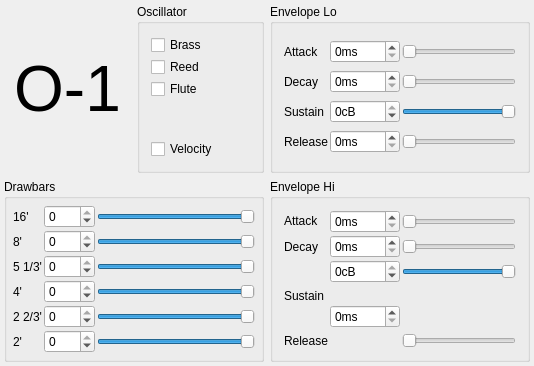
<?xml version="1.0" encoding="UTF-8"?>
<ui version="4.0">
 <class>OrganGuiBase</class>
 <widget class="QWidget" name="OrganGuiBase">
  <property name="geometry">
   <rect>
    <x>0</x>
    <y>0</y>
    <width>534</width>
    <height>366</height>
   </rect>
  </property>
  <property name="sizePolicy">
   <sizepolicy hsizetype="Expanding" vsizetype="Preferred">
    <horstretch>0</horstretch>
    <verstretch>0</verstretch>
   </sizepolicy>
  </property>
  <property name="windowTitle">
   <string>MusE: Organ</string>
  </property>
  <layout class="QGridLayout">
   <property name="margin">
    <number>4</number>
   </property>
   <property name="spacing">
    <number>6</number>
   </property>
   <item row="1" column="0">
    <widget class="QGroupBox" name="GroupBox1">
     <property name="sizePolicy">
      <sizepolicy hsizetype="Expanding" vsizetype="Expanding">
       <horstretch>0</horstretch>
       <verstretch>0</verstretch>
      </sizepolicy>
     </property>
     <property name="title">
      <string>Drawbars</string>
     </property>
     <layout class="QGridLayout">
      <property name="margin">
       <number>6</number>
      </property>
      <property name="spacing">
       <number>2</number>
      </property>
      <item row="0" column="0">
       <widget class="QLabel" name="TextLabel1">
        <property name="text">
         <string>16'</string>
        </property>
        <property name="wordWrap">
         <bool>false</bool>
        </property>
       </widget>
      </item>
      <item row="3" column="0">
       <widget class="QLabel" name="TextLabel4">
        <property name="text">
         <string>4'</string>
        </property>
        <property name="wordWrap">
         <bool>false</bool>
        </property>
       </widget>
      </item>
      <item row="4" column="0">
       <widget class="QLabel" name="TextLabel5">
        <property name="text">
         <string>2 2/3'</string>
        </property>
        <property name="wordWrap">
         <bool>false</bool>
        </property>
       </widget>
      </item>
      <item row="5" column="0">
       <widget class="QLabel" name="TextLabel6">
        <property name="text">
         <string>2'</string>
        </property>
        <property name="wordWrap">
         <bool>false</bool>
        </property>
       </widget>
      </item>
      <item row="2" column="0">
       <widget class="QLabel" name="TextLabel2">
        <property name="text">
         <string>5 1/3'</string>
        </property>
        <property name="wordWrap">
         <bool>false</bool>
        </property>
       </widget>
      </item>
      <item row="1" column="0">
       <widget class="QLabel" name="TextLabel3">
        <property name="text">
         <string>8'</string>
        </property>
        <property name="wordWrap">
         <bool>false</bool>
        </property>
       </widget>
      </item>
      <item row="1" column="2">
       <widget class="QSlider" name="p2">
        <property name="minimum">
         <number>-960</number>
        </property>
        <property name="maximum">
         <number>0</number>
        </property>
        <property name="pageStep">
         <number>1</number>
        </property>
        <property name="orientation">
         <enum>Qt::Horizontal</enum>
        </property>
        <property name="tickPosition">
         <enum>QSlider::NoTicks</enum>
        </property>
        <property name="tickInterval">
         <number>10</number>
        </property>
       </widget>
      </item>
      <item row="2" column="2">
       <widget class="QSlider" name="p3">
        <property name="minimum">
         <number>-960</number>
        </property>
        <property name="maximum">
         <number>0</number>
        </property>
        <property name="pageStep">
         <number>1</number>
        </property>
        <property name="orientation">
         <enum>Qt::Horizontal</enum>
        </property>
        <property name="tickPosition">
         <enum>QSlider::NoTicks</enum>
        </property>
        <property name="tickInterval">
         <number>10</number>
        </property>
       </widget>
      </item>
      <item row="3" column="2">
       <widget class="QSlider" name="p4">
        <property name="minimum">
         <number>-960</number>
        </property>
        <property name="maximum">
         <number>0</number>
        </property>
        <property name="pageStep">
         <number>1</number>
        </property>
        <property name="orientation">
         <enum>Qt::Horizontal</enum>
        </property>
        <property name="tickPosition">
         <enum>QSlider::NoTicks</enum>
        </property>
        <property name="tickInterval">
         <number>10</number>
        </property>
       </widget>
      </item>
      <item row="4" column="2">
       <widget class="QSlider" name="p5">
        <property name="minimum">
         <number>-960</number>
        </property>
        <property name="maximum">
         <number>0</number>
        </property>
        <property name="pageStep">
         <number>1</number>
        </property>
        <property name="orientation">
         <enum>Qt::Horizontal</enum>
        </property>
        <property name="tickPosition">
         <enum>QSlider::NoTicks</enum>
        </property>
        <property name="tickInterval">
         <number>10</number>
        </property>
       </widget>
      </item>
      <item row="5" column="2">
       <widget class="QSlider" name="p6">
        <property name="minimum">
         <number>-960</number>
        </property>
        <property name="maximum">
         <number>0</number>
        </property>
        <property name="pageStep">
         <number>1</number>
        </property>
        <property name="orientation">
         <enum>Qt::Horizontal</enum>
        </property>
        <property name="tickPosition">
         <enum>QSlider::NoTicks</enum>
        </property>
        <property name="tickInterval">
         <number>10</number>
        </property>
       </widget>
      </item>
      <item row="0" column="2">
       <widget class="QSlider" name="p1">
        <property name="sizePolicy">
         <sizepolicy hsizetype="Expanding" vsizetype="Fixed">
          <horstretch>0</horstretch>
          <verstretch>0</verstretch>
         </sizepolicy>
        </property>
        <property name="minimum">
         <number>-960</number>
        </property>
        <property name="maximum">
         <number>0</number>
        </property>
        <property name="pageStep">
         <number>1</number>
        </property>
        <property name="orientation">
         <enum>Qt::Horizontal</enum>
        </property>
        <property name="tickPosition">
         <enum>QSlider::NoTicks</enum>
        </property>
        <property name="tickInterval">
         <number>10</number>
        </property>
       </widget>
      </item>
      <item row="0" column="1">
       <widget class="QSpinBox" name="lcd1">
        <property name="minimum">
         <number>-960</number>
        </property>
        <property name="maximum">
         <number>0</number>
        </property>
       </widget>
      </item>
      <item row="1" column="1">
       <widget class="QSpinBox" name="lcd2">
        <property name="minimum">
         <number>-960</number>
        </property>
        <property name="maximum">
         <number>0</number>
        </property>
        <property name="singleStep">
         <number>10</number>
        </property>
       </widget>
      </item>
      <item row="2" column="1">
       <widget class="QSpinBox" name="lcd3">
        <property name="minimum">
         <number>-960</number>
        </property>
        <property name="maximum">
         <number>0</number>
        </property>
        <property name="singleStep">
         <number>10</number>
        </property>
       </widget>
      </item>
      <item row="3" column="1">
       <widget class="QSpinBox" name="lcd4">
        <property name="minimum">
         <number>-960</number>
        </property>
        <property name="maximum">
         <number>0</number>
        </property>
        <property name="singleStep">
         <number>10</number>
        </property>
       </widget>
      </item>
      <item row="4" column="1">
       <widget class="QSpinBox" name="lcd5">
        <property name="minimum">
         <number>-960</number>
        </property>
        <property name="maximum">
         <number>0</number>
        </property>
        <property name="singleStep">
         <number>10</number>
        </property>
       </widget>
      </item>
      <item row="5" column="1">
       <widget class="QSpinBox" name="lcd6">
        <property name="minimum">
         <number>-960</number>
        </property>
        <property name="maximum">
         <number>0</number>
        </property>
        <property name="singleStep">
         <number>10</number>
        </property>
       </widget>
      </item>
     </layout>
    </widget>
   </item>
   <item row="1" column="1">
    <widget class="QGroupBox" name="GroupBox4">
     <property name="sizePolicy">
      <sizepolicy hsizetype="Expanding" vsizetype="Expanding">
       <horstretch>0</horstretch>
       <verstretch>0</verstretch>
      </sizepolicy>
     </property>
     <property name="title">
      <string>Envelope Hi</string>
     </property>
     <layout class="QGridLayout">
      <property name="margin">
       <number>11</number>
      </property>
      <property name="spacing">
       <number>2</number>
      </property>
      <item row="4" column="0">
       <widget class="QLabel" name="TextLabel14">
        <property name="text">
         <string>Release</string>
        </property>
        <property name="wordWrap">
         <bool>false</bool>
        </property>
       </widget>
      </item>
      <item row="2" column="0" rowspan="2">
       <widget class="QLabel" name="TextLabel13">
        <property name="text">
         <string>Sustain</string>
        </property>
        <property name="wordWrap">
         <bool>false</bool>
        </property>
       </widget>
      </item>
      <item row="1" column="0">
       <widget class="QLabel" name="TextLabel12">
        <property name="text">
         <string>Decay</string>
        </property>
        <property name="wordWrap">
         <bool>false</bool>
        </property>
       </widget>
      </item>
      <item row="0" column="0">
       <widget class="QLabel" name="TextLabel11">
        <property name="sizePolicy">
         <sizepolicy hsizetype="Preferred" vsizetype="Maximum">
          <horstretch>0</horstretch>
          <verstretch>0</verstretch>
         </sizepolicy>
        </property>
        <property name="text">
         <string>Attack</string>
        </property>
        <property name="wordWrap">
         <bool>false</bool>
        </property>
       </widget>
      </item>
      <item row="4" column="2">
       <widget class="QSlider" name="p14">
        <property name="maximum">
         <number>500</number>
        </property>
        <property name="pageStep">
         <number>1</number>
        </property>
        <property name="orientation">
         <enum>Qt::Horizontal</enum>
        </property>
        <property name="tickPosition">
         <enum>QSlider::NoTicks</enum>
        </property>
        <property name="tickInterval">
         <number>50</number>
        </property>
       </widget>
      </item>
      <item row="2" column="2">
       <widget class="QSlider" name="p13">
        <property name="minimum">
         <number>-960</number>
        </property>
        <property name="maximum">
         <number>0</number>
        </property>
        <property name="pageStep">
         <number>1</number>
        </property>
        <property name="orientation">
         <enum>Qt::Horizontal</enum>
        </property>
        <property name="tickPosition">
         <enum>QSlider::NoTicks</enum>
        </property>
        <property name="tickInterval">
         <number>10</number>
        </property>
       </widget>
      </item>
      <item row="1" column="2">
       <widget class="QSlider" name="p12">
        <property name="maximum">
         <number>5000</number>
        </property>
        <property name="pageStep">
         <number>1</number>
        </property>
        <property name="orientation">
         <enum>Qt::Horizontal</enum>
        </property>
        <property name="tickPosition">
         <enum>QSlider::NoTicks</enum>
        </property>
        <property name="tickInterval">
         <number>500</number>
        </property>
       </widget>
      </item>
      <item row="0" column="1">
       <widget class="QSpinBox" name="lcd11">
        <property name="sizePolicy">
         <sizepolicy hsizetype="Preferred" vsizetype="Fixed">
          <horstretch>0</horstretch>
          <verstretch>0</verstretch>
         </sizepolicy>
        </property>
        <property name="suffix">
         <string>ms</string>
        </property>
        <property name="maximum">
         <number>500</number>
        </property>
       </widget>
      </item>
      <item row="0" column="2">
       <widget class="QSlider" name="p11">
        <property name="sizePolicy">
         <sizepolicy hsizetype="Expanding" vsizetype="Fixed">
          <horstretch>0</horstretch>
          <verstretch>0</verstretch>
         </sizepolicy>
        </property>
        <property name="maximum">
         <number>500</number>
        </property>
        <property name="pageStep">
         <number>1</number>
        </property>
        <property name="orientation">
         <enum>Qt::Horizontal</enum>
        </property>
        <property name="tickPosition">
         <enum>QSlider::NoTicks</enum>
        </property>
        <property name="tickInterval">
         <number>50</number>
        </property>
       </widget>
      </item>
      <item row="1" column="1">
       <widget class="QSpinBox" name="lcd12">
        <property name="sizePolicy">
         <sizepolicy hsizetype="Preferred" vsizetype="Fixed">
          <horstretch>0</horstretch>
          <verstretch>0</verstretch>
         </sizepolicy>
        </property>
        <property name="suffix">
         <string>ms</string>
        </property>
        <property name="maximum">
         <number>5000</number>
        </property>
       </widget>
      </item>
      <item row="2" column="1">
       <widget class="QSpinBox" name="lcd13">
        <property name="sizePolicy">
         <sizepolicy hsizetype="Preferred" vsizetype="Fixed">
          <horstretch>0</horstretch>
          <verstretch>0</verstretch>
         </sizepolicy>
        </property>
        <property name="suffix">
         <string>cB</string>
        </property>
        <property name="minimum">
         <number>-960</number>
        </property>
        <property name="maximum">
         <number>0</number>
        </property>
       </widget>
      </item>
      <item row="3" column="1" rowspan="2">
       <widget class="QSpinBox" name="lcd14">
        <property name="sizePolicy">
         <sizepolicy hsizetype="Preferred" vsizetype="Fixed">
          <horstretch>0</horstretch>
          <verstretch>0</verstretch>
         </sizepolicy>
        </property>
        <property name="suffix">
         <string>ms</string>
        </property>
        <property name="maximum">
         <number>500</number>
        </property>
       </widget>
      </item>
     </layout>
    </widget>
   </item>
   <item row="0" column="1">
    <widget class="QGroupBox" name="GroupBox2">
     <property name="sizePolicy">
      <sizepolicy hsizetype="Expanding" vsizetype="Expanding">
       <horstretch>0</horstretch>
       <verstretch>0</verstretch>
      </sizepolicy>
     </property>
     <property name="title">
      <string>Envelope Lo</string>
     </property>
     <property name="alignment">
      <set>Qt::AlignLeading</set>
     </property>
     <layout class="QGridLayout">
      <property name="margin">
       <number>11</number>
      </property>
      <property name="spacing">
       <number>2</number>
      </property>
      <item row="0" column="0">
       <widget class="QLabel" name="TextLabel7">
        <property name="text">
         <string>Attack</string>
        </property>
        <property name="wordWrap">
         <bool>false</bool>
        </property>
       </widget>
      </item>
      <item row="1" column="0">
       <widget class="QLabel" name="TextLabel8">
        <property name="text">
         <string>Decay</string>
        </property>
        <property name="wordWrap">
         <bool>false</bool>
        </property>
       </widget>
      </item>
      <item row="2" column="0">
       <widget class="QLabel" name="TextLabel9">
        <property name="text">
         <string>Sustain</string>
        </property>
        <property name="wordWrap">
         <bool>false</bool>
        </property>
       </widget>
      </item>
      <item row="3" column="0">
       <widget class="QLabel" name="TextLabel10">
        <property name="text">
         <string>Release</string>
        </property>
        <property name="wordWrap">
         <bool>false</bool>
        </property>
       </widget>
      </item>
      <item row="0" column="2">
       <widget class="QSlider" name="p7">
        <property name="sizePolicy">
         <sizepolicy hsizetype="Expanding" vsizetype="Fixed">
          <horstretch>0</horstretch>
          <verstretch>0</verstretch>
         </sizepolicy>
        </property>
        <property name="minimumSize">
         <size>
          <width>80</width>
          <height>0</height>
         </size>
        </property>
        <property name="maximum">
         <number>500</number>
        </property>
        <property name="pageStep">
         <number>1</number>
        </property>
        <property name="orientation">
         <enum>Qt::Horizontal</enum>
        </property>
        <property name="tickPosition">
         <enum>QSlider::NoTicks</enum>
        </property>
        <property name="tickInterval">
         <number>50</number>
        </property>
       </widget>
      </item>
      <item row="1" column="2">
       <widget class="QSlider" name="p8">
        <property name="maximum">
         <number>5000</number>
        </property>
        <property name="pageStep">
         <number>1</number>
        </property>
        <property name="orientation">
         <enum>Qt::Horizontal</enum>
        </property>
        <property name="tickPosition">
         <enum>QSlider::NoTicks</enum>
        </property>
        <property name="tickInterval">
         <number>500</number>
        </property>
       </widget>
      </item>
      <item row="2" column="2">
       <widget class="QSlider" name="p9">
        <property name="minimum">
         <number>-960</number>
        </property>
        <property name="maximum">
         <number>0</number>
        </property>
        <property name="pageStep">
         <number>1</number>
        </property>
        <property name="orientation">
         <enum>Qt::Horizontal</enum>
        </property>
        <property name="tickPosition">
         <enum>QSlider::NoTicks</enum>
        </property>
        <property name="tickInterval">
         <number>10</number>
        </property>
       </widget>
      </item>
      <item row="3" column="2">
       <widget class="QSlider" name="p10">
        <property name="maximum">
         <number>500</number>
        </property>
        <property name="pageStep">
         <number>1</number>
        </property>
        <property name="orientation">
         <enum>Qt::Horizontal</enum>
        </property>
        <property name="tickPosition">
         <enum>QSlider::NoTicks</enum>
        </property>
        <property name="tickInterval">
         <number>50</number>
        </property>
       </widget>
      </item>
      <item row="0" column="1">
       <widget class="QSpinBox" name="lcd7">
        <property name="sizePolicy">
         <sizepolicy hsizetype="Minimum" vsizetype="Fixed">
          <horstretch>0</horstretch>
          <verstretch>0</verstretch>
         </sizepolicy>
        </property>
        <property name="suffix">
         <string>ms</string>
        </property>
        <property name="maximum">
         <number>500</number>
        </property>
       </widget>
      </item>
      <item row="1" column="1">
       <widget class="QSpinBox" name="lcd8">
        <property name="sizePolicy">
         <sizepolicy hsizetype="Minimum" vsizetype="Fixed">
          <horstretch>0</horstretch>
          <verstretch>0</verstretch>
         </sizepolicy>
        </property>
        <property name="suffix">
         <string>ms</string>
        </property>
        <property name="maximum">
         <number>5000</number>
        </property>
       </widget>
      </item>
      <item row="2" column="1">
       <widget class="QSpinBox" name="lcd9">
        <property name="sizePolicy">
         <sizepolicy hsizetype="Minimum" vsizetype="Fixed">
          <horstretch>0</horstretch>
          <verstretch>0</verstretch>
         </sizepolicy>
        </property>
        <property name="suffix">
         <string>cB</string>
        </property>
        <property name="minimum">
         <number>-960</number>
        </property>
        <property name="maximum">
         <number>0</number>
        </property>
        <property name="value">
         <number>0</number>
        </property>
       </widget>
      </item>
      <item row="3" column="1">
       <widget class="QSpinBox" name="lcd10">
        <property name="sizePolicy">
         <sizepolicy hsizetype="Minimum" vsizetype="Fixed">
          <horstretch>0</horstretch>
          <verstretch>0</verstretch>
         </sizepolicy>
        </property>
        <property name="suffix">
         <string>ms</string>
        </property>
        <property name="maximum">
         <number>500</number>
        </property>
       </widget>
      </item>
     </layout>
    </widget>
   </item>
   <item row="0" column="0">
    <layout class="QHBoxLayout">
     <item>
      <widget class="QLabel" name="TextLabel1_2">
       <property name="sizePolicy">
        <sizepolicy hsizetype="Expanding" vsizetype="Preferred">
         <horstretch>0</horstretch>
         <verstretch>0</verstretch>
        </sizepolicy>
       </property>
       <property name="font">
        <font>
         <pointsize>48</pointsize>
        </font>
       </property>
       <property name="text">
        <string>O-1</string>
       </property>
       <property name="alignment">
        <set>Qt::AlignCenter</set>
       </property>
       <property name="wordWrap">
        <bool>false</bool>
       </property>
      </widget>
     </item>
     <item>
      <widget class="QGroupBox" name="GroupBox3">
       <property name="sizePolicy">
        <sizepolicy hsizetype="Expanding" vsizetype="Expanding">
         <horstretch>0</horstretch>
         <verstretch>0</verstretch>
        </sizepolicy>
       </property>
       <property name="title">
        <string>Oscillator</string>
       </property>
       <layout class="QVBoxLayout">
        <property name="spacing">
         <number>2</number>
        </property>
        <property name="margin">
         <number>11</number>
        </property>
        <item>
         <widget class="QCheckBox" name="sw1">
          <property name="sizePolicy">
           <sizepolicy hsizetype="Preferred" vsizetype="Minimum">
            <horstretch>0</horstretch>
            <verstretch>0</verstretch>
           </sizepolicy>
          </property>
          <property name="text">
           <string>Brass</string>
          </property>
         </widget>
        </item>
        <item>
         <widget class="QCheckBox" name="sw2">
          <property name="sizePolicy">
           <sizepolicy hsizetype="Preferred" vsizetype="Minimum">
            <horstretch>0</horstretch>
            <verstretch>0</verstretch>
           </sizepolicy>
          </property>
          <property name="text">
           <string>Reed</string>
          </property>
         </widget>
        </item>
        <item>
         <widget class="QCheckBox" name="sw3">
          <property name="sizePolicy">
           <sizepolicy hsizetype="Preferred" vsizetype="Minimum">
            <horstretch>0</horstretch>
            <verstretch>0</verstretch>
           </sizepolicy>
          </property>
          <property name="text">
           <string>Flute</string>
          </property>
         </widget>
        </item>
        <item>
         <spacer name="spacer1">
          <property name="orientation">
           <enum>Qt::Vertical</enum>
          </property>
          <property name="sizeType">
           <enum>QSizePolicy::Expanding</enum>
          </property>
          <property name="sizeHint" stdset="0">
           <size>
            <width>20</width>
            <height>20</height>
           </size>
          </property>
         </spacer>
        </item>
        <item>
         <widget class="QCheckBox" name="sw4">
          <property name="text">
           <string>Velocity</string>
          </property>
         </widget>
        </item>
       </layout>
      </widget>
     </item>
    </layout>
   </item>
  </layout>
 </widget>
 <layoutdefault spacing="6" margin="11"/>
 <tabstops>
  <tabstop>p1</tabstop>
  <tabstop>p3</tabstop>
  <tabstop>p2</tabstop>
  <tabstop>p4</tabstop>
  <tabstop>p5</tabstop>
  <tabstop>p6</tabstop>
  <tabstop>p7</tabstop>
  <tabstop>p8</tabstop>
  <tabstop>p9</tabstop>
  <tabstop>p10</tabstop>
  <tabstop>p11</tabstop>
  <tabstop>p12</tabstop>
  <tabstop>p13</tabstop>
  <tabstop>p14</tabstop>
  <tabstop>sw1</tabstop>
  <tabstop>sw2</tabstop>
  <tabstop>sw3</tabstop>
 </tabstops>
 <resources/>
 <connections>
  <connection>
   <sender>p11</sender>
   <signal>valueChanged(int)</signal>
   <receiver>lcd11</receiver>
   <slot>setValue(int)</slot>
   <hints>
    <hint type="sourcelabel">
     <x>20</x>
     <y>20</y>
    </hint>
    <hint type="destinationlabel">
     <x>20</x>
     <y>20</y>
    </hint>
   </hints>
  </connection>
  <connection>
   <sender>p12</sender>
   <signal>valueChanged(int)</signal>
   <receiver>lcd12</receiver>
   <slot>setValue(int)</slot>
   <hints>
    <hint type="sourcelabel">
     <x>20</x>
     <y>20</y>
    </hint>
    <hint type="destinationlabel">
     <x>20</x>
     <y>20</y>
    </hint>
   </hints>
  </connection>
  <connection>
   <sender>p13</sender>
   <signal>valueChanged(int)</signal>
   <receiver>lcd13</receiver>
   <slot>setValue(int)</slot>
   <hints>
    <hint type="sourcelabel">
     <x>20</x>
     <y>20</y>
    </hint>
    <hint type="destinationlabel">
     <x>20</x>
     <y>20</y>
    </hint>
   </hints>
  </connection>
  <connection>
   <sender>p14</sender>
   <signal>valueChanged(int)</signal>
   <receiver>lcd14</receiver>
   <slot>setValue(int)</slot>
   <hints>
    <hint type="sourcelabel">
     <x>20</x>
     <y>20</y>
    </hint>
    <hint type="destinationlabel">
     <x>20</x>
     <y>20</y>
    </hint>
   </hints>
  </connection>
  <connection>
   <sender>p7</sender>
   <signal>valueChanged(int)</signal>
   <receiver>lcd7</receiver>
   <slot>setValue(int)</slot>
   <hints>
    <hint type="sourcelabel">
     <x>20</x>
     <y>20</y>
    </hint>
    <hint type="destinationlabel">
     <x>20</x>
     <y>20</y>
    </hint>
   </hints>
  </connection>
  <connection>
   <sender>p8</sender>
   <signal>valueChanged(int)</signal>
   <receiver>lcd8</receiver>
   <slot>setValue(int)</slot>
   <hints>
    <hint type="sourcelabel">
     <x>20</x>
     <y>20</y>
    </hint>
    <hint type="destinationlabel">
     <x>20</x>
     <y>20</y>
    </hint>
   </hints>
  </connection>
  <connection>
   <sender>p9</sender>
   <signal>valueChanged(int)</signal>
   <receiver>lcd9</receiver>
   <slot>setValue(int)</slot>
   <hints>
    <hint type="sourcelabel">
     <x>20</x>
     <y>20</y>
    </hint>
    <hint type="destinationlabel">
     <x>20</x>
     <y>20</y>
    </hint>
   </hints>
  </connection>
  <connection>
   <sender>p10</sender>
   <signal>valueChanged(int)</signal>
   <receiver>lcd10</receiver>
   <slot>setValue(int)</slot>
   <hints>
    <hint type="sourcelabel">
     <x>20</x>
     <y>20</y>
    </hint>
    <hint type="destinationlabel">
     <x>20</x>
     <y>20</y>
    </hint>
   </hints>
  </connection>
  <connection>
   <sender>p1</sender>
   <signal>valueChanged(int)</signal>
   <receiver>lcd1</receiver>
   <slot>setValue(int)</slot>
   <hints>
    <hint type="sourcelabel">
     <x>20</x>
     <y>20</y>
    </hint>
    <hint type="destinationlabel">
     <x>20</x>
     <y>20</y>
    </hint>
   </hints>
  </connection>
  <connection>
   <sender>p2</sender>
   <signal>valueChanged(int)</signal>
   <receiver>lcd2</receiver>
   <slot>setValue(int)</slot>
   <hints>
    <hint type="sourcelabel">
     <x>20</x>
     <y>20</y>
    </hint>
    <hint type="destinationlabel">
     <x>20</x>
     <y>20</y>
    </hint>
   </hints>
  </connection>
  <connection>
   <sender>p3</sender>
   <signal>valueChanged(int)</signal>
   <receiver>lcd3</receiver>
   <slot>setValue(int)</slot>
   <hints>
    <hint type="sourcelabel">
     <x>20</x>
     <y>20</y>
    </hint>
    <hint type="destinationlabel">
     <x>20</x>
     <y>20</y>
    </hint>
   </hints>
  </connection>
  <connection>
   <sender>p4</sender>
   <signal>valueChanged(int)</signal>
   <receiver>lcd4</receiver>
   <slot>setValue(int)</slot>
   <hints>
    <hint type="sourcelabel">
     <x>20</x>
     <y>20</y>
    </hint>
    <hint type="destinationlabel">
     <x>20</x>
     <y>20</y>
    </hint>
   </hints>
  </connection>
  <connection>
   <sender>p5</sender>
   <signal>valueChanged(int)</signal>
   <receiver>lcd5</receiver>
   <slot>setValue(int)</slot>
   <hints>
    <hint type="sourcelabel">
     <x>20</x>
     <y>20</y>
    </hint>
    <hint type="destinationlabel">
     <x>20</x>
     <y>20</y>
    </hint>
   </hints>
  </connection>
  <connection>
   <sender>p6</sender>
   <signal>valueChanged(int)</signal>
   <receiver>lcd6</receiver>
   <slot>setValue(int)</slot>
   <hints>
    <hint type="sourcelabel">
     <x>20</x>
     <y>20</y>
    </hint>
    <hint type="destinationlabel">
     <x>20</x>
     <y>20</y>
    </hint>
   </hints>
  </connection>
  <connection>
   <sender>lcd1</sender>
   <signal>valueChanged(int)</signal>
   <receiver>p1</receiver>
   <slot>setValue(int)</slot>
   <hints>
    <hint type="sourcelabel">
     <x>20</x>
     <y>20</y>
    </hint>
    <hint type="destinationlabel">
     <x>20</x>
     <y>20</y>
    </hint>
   </hints>
  </connection>
  <connection>
   <sender>lcd2</sender>
   <signal>valueChanged(int)</signal>
   <receiver>p2</receiver>
   <slot>setValue(int)</slot>
   <hints>
    <hint type="sourcelabel">
     <x>20</x>
     <y>20</y>
    </hint>
    <hint type="destinationlabel">
     <x>20</x>
     <y>20</y>
    </hint>
   </hints>
  </connection>
  <connection>
   <sender>lcd3</sender>
   <signal>valueChanged(int)</signal>
   <receiver>p3</receiver>
   <slot>setValue(int)</slot>
   <hints>
    <hint type="sourcelabel">
     <x>20</x>
     <y>20</y>
    </hint>
    <hint type="destinationlabel">
     <x>20</x>
     <y>20</y>
    </hint>
   </hints>
  </connection>
  <connection>
   <sender>lcd4</sender>
   <signal>valueChanged(int)</signal>
   <receiver>p4</receiver>
   <slot>setValue(int)</slot>
   <hints>
    <hint type="sourcelabel">
     <x>20</x>
     <y>20</y>
    </hint>
    <hint type="destinationlabel">
     <x>20</x>
     <y>20</y>
    </hint>
   </hints>
  </connection>
  <connection>
   <sender>lcd5</sender>
   <signal>valueChanged(int)</signal>
   <receiver>p5</receiver>
   <slot>setValue(int)</slot>
   <hints>
    <hint type="sourcelabel">
     <x>20</x>
     <y>20</y>
    </hint>
    <hint type="destinationlabel">
     <x>20</x>
     <y>20</y>
    </hint>
   </hints>
  </connection>
  <connection>
   <sender>lcd6</sender>
   <signal>valueChanged(int)</signal>
   <receiver>p6</receiver>
   <slot>setValue(int)</slot>
   <hints>
    <hint type="sourcelabel">
     <x>20</x>
     <y>20</y>
    </hint>
    <hint type="destinationlabel">
     <x>20</x>
     <y>20</y>
    </hint>
   </hints>
  </connection>
  <connection>
   <sender>lcd7</sender>
   <signal>valueChanged(int)</signal>
   <receiver>p7</receiver>
   <slot>setValue(int)</slot>
   <hints>
    <hint type="sourcelabel">
     <x>20</x>
     <y>20</y>
    </hint>
    <hint type="destinationlabel">
     <x>20</x>
     <y>20</y>
    </hint>
   </hints>
  </connection>
  <connection>
   <sender>lcd8</sender>
   <signal>valueChanged(int)</signal>
   <receiver>p8</receiver>
   <slot>setValue(int)</slot>
   <hints>
    <hint type="sourcelabel">
     <x>20</x>
     <y>20</y>
    </hint>
    <hint type="destinationlabel">
     <x>20</x>
     <y>20</y>
    </hint>
   </hints>
  </connection>
  <connection>
   <sender>lcd9</sender>
   <signal>valueChanged(int)</signal>
   <receiver>p9</receiver>
   <slot>setValue(int)</slot>
   <hints>
    <hint type="sourcelabel">
     <x>20</x>
     <y>20</y>
    </hint>
    <hint type="destinationlabel">
     <x>20</x>
     <y>20</y>
    </hint>
   </hints>
  </connection>
  <connection>
   <sender>lcd10</sender>
   <signal>valueChanged(int)</signal>
   <receiver>p10</receiver>
   <slot>setValue(int)</slot>
   <hints>
    <hint type="sourcelabel">
     <x>20</x>
     <y>20</y>
    </hint>
    <hint type="destinationlabel">
     <x>20</x>
     <y>20</y>
    </hint>
   </hints>
  </connection>
  <connection>
   <sender>lcd11</sender>
   <signal>valueChanged(int)</signal>
   <receiver>p11</receiver>
   <slot>setValue(int)</slot>
   <hints>
    <hint type="sourcelabel">
     <x>20</x>
     <y>20</y>
    </hint>
    <hint type="destinationlabel">
     <x>20</x>
     <y>20</y>
    </hint>
   </hints>
  </connection>
  <connection>
   <sender>lcd12</sender>
   <signal>valueChanged(int)</signal>
   <receiver>p12</receiver>
   <slot>setValue(int)</slot>
   <hints>
    <hint type="sourcelabel">
     <x>20</x>
     <y>20</y>
    </hint>
    <hint type="destinationlabel">
     <x>20</x>
     <y>20</y>
    </hint>
   </hints>
  </connection>
  <connection>
   <sender>lcd13</sender>
   <signal>valueChanged(int)</signal>
   <receiver>p13</receiver>
   <slot>setValue(int)</slot>
   <hints>
    <hint type="sourcelabel">
     <x>20</x>
     <y>20</y>
    </hint>
    <hint type="destinationlabel">
     <x>20</x>
     <y>20</y>
    </hint>
   </hints>
  </connection>
  <connection>
   <sender>lcd14</sender>
   <signal>valueChanged(int)</signal>
   <receiver>p14</receiver>
   <slot>setValue(int)</slot>
   <hints>
    <hint type="sourcelabel">
     <x>20</x>
     <y>20</y>
    </hint>
    <hint type="destinationlabel">
     <x>20</x>
     <y>20</y>
    </hint>
   </hints>
  </connection>
 </connections>
</ui>
